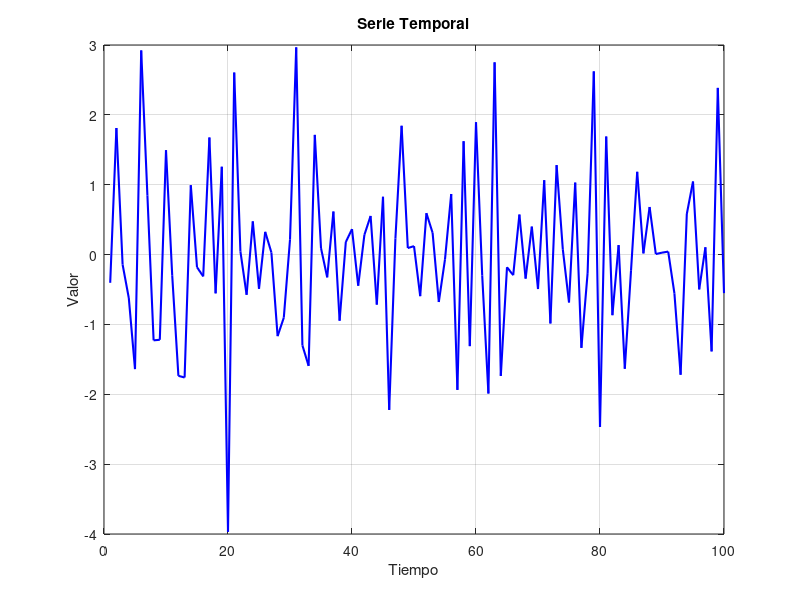

MATLAB code to generate this figure: (Note: this script raises an error after producing the figure.)
%% MA(1): MLE and indirect inference.


% Suppose that the true data generating process (DGP) is:

% x_t = u_t - theta*u_t-1
% where u_t ~iid N(0,1)


% Estimate:
% (1) Directly --> true model's log-lieklihood function 
% or 
% (2) Indirectly --> AR(1) model's log-lieklihood function, 
% 
% and compare the two estimators. For agrid of values of theta ~(-0.9,0.9)

%% Putting SEED:

% Uncheck for Monte Carlo simulation (?):
rng(1234); % Establece la semilla en 1234

%% a) DIRECT ESTIMATION:
% 
% Generate S = 10,000 simulations from the DGP, 
% where T = 100 and estimate theta_hat using TRUE MLE.

T = 100;


% God give me this number:
theta = 0.7;

% true DGP: ( MA(1) with mu = 0 ):
x_t = zeros(T,1);
u_t = zeros(T,1);

    % Set some initial values:
u_t(1) = randn(1);
x_t(1) = randn(1);

for t = 2:T
    
    u_t(t) = randn(1);
    x_t(t) = u_t(t) - theta*u_t(t-1);

end

% PLot result to see if it makes any sense:
plot(x_t, 'b-', 'LineWidth', 1.5)
xlabel('Tiempo')
ylabel('Valor')
title('Serie Temporal')
grid on


%% Minimización

theta_init = 0.5;

options2 = optimoptions('fminunc', 'Algorithm', 'quasi-newton','Display', 'off');
[theta_hat1] = fminunc(@(theta) criterior_function_MA(theta, T, x_t, u_t), theta_init, options2);

% Estimated Value:
% (Due to negative in DGP)
theta_ML = - theta_hat1;




%% b) INDIRECT ESTIMATION:

% Calculate the implied estimate of theta from the AR(1) model 
% (see Digression: 'The other way around' in Computer_lab_I_UA2025.pdf)

% Basically Same as before but for a AR(1):
% This end up being wrong--> we use the indirect estimation extracted from
% the Digression stated before.

%% Minimización
% Prubing that using AR(1) doesnt' work pretty well for estimating theta.
param_init = [0.5,0.5];

options2 = optimoptions('fminunc', 'Algorithm', 'quasi-newton','Display', 'off');
[optimal_hat, fval] = fminunc(@(p) criterior_function_AR(p, T, x_t), param_init, options2);

% Due to negative in DGP:
theta_ML_AR = - optimal_hat(1);
sigma2_ML_AR = optimal_hat(2);




%% c) MONTE CARLO SIMULATION:

% Compute the Monte Carlo mean and standard deviation of the direct
% and indirect estimates.
% plot them as three diFFerent time series in the same figure
% (with the true values of theta on the x-axis). 
% Comment on the results. 
% What happens when you increase the sample length to T = 1000 and 10000?

% Grid of Time periods and Monte Carlo size:

T = [100, 1000, 10000];
S = 10000;

% Grid of thetas:
thetas = -0.9:0.1:0.9;
theta_init = 0.5;

% Direct (MA):
MC_theta_MA = zeros(S,length(thetas),length(T));

% Indirect (AR):
MC_theta_AR = zeros(S,length(thetas),length(T));

% Indirect (theta_tilda):
MC_theta_indirect = zeros(S,length(thetas),length(T));



%% (i) Direct Monte Carlo Simulation:

counter = zeros(1,3);

for i = 1:length(T)

    for s = 1:S
    
        for j = 1:length(thetas)
        
            theta = thetas(j);
        
            x_t = zeros(T(i),1); u_t = zeros(T(i),1);    
            u_t(1) = randn(1); x_t(1) = randn(1);
        
                for t = 2:T(i)    
                    u_t(t) = randn(1);
                    x_t(t) = u_t(t) - theta*u_t(t-1);
                end
        
            options2 = optimoptions('fminunc', 'Algorithm', 'quasi-newton','Display', 'off');
            [theta_hat1, fval] = fminunc(@(theta) criterior_function_MA(theta, T(i), x_t, u_t), theta_init, options2);
        
            theta_ML =  - theta_hat1;
            MC_theta_MA(s,j,i) = theta_ML;
    
        end
        counter(i) = counter(i) + 1;
        disp(counter);
    end

end

%% (ii) Indirect Monte Carlo Simulation (AR estimation):

counter = zeros(1,3);
for i = 1:length(T)

    for s = 1:S
    
        for j = 1:length(thetas)
        
            theta = thetas(j);
        
            x_t = zeros(T(i),1); u_t = zeros(T(i),1);    
            u_t(1) = randn(1); x_t(1) = randn(1);
        
                for t = 2:T(i)    
                    u_t(t) = randn(1);
                    x_t(t) = u_t(t) - theta*u_t(t-1);
                end
        
            options2 = optimoptions('fminunc', 'Algorithm', 'quasi-newton','Display', 'off');
            [theta_hat2, fval] = fminunc(@(theta) criterior_function_AR1(theta, T(i), x_t), theta_init, options2);
        
            theta_ML2 =  - theta_hat2;
            MC_theta_AR(s,j,i) = theta_ML2;        
    
        end
        counter(i) = counter(i) + 1;
        disp(counter);
    end
end

%% (iii) Direct Monte Carlo Simulation (MA indirect estimation):

counter = zeros(1,3);
for i = 1:length(T)

    for s = 1:S
    
        for j = 1:length(thetas)
        
            theta = thetas(j);
        
            x_t = zeros(T(i),1); u_t = zeros(T(i),1);    
            u_t(1) = randn(1); x_t(1) = randn(1);
        
                for t = 2:T(i)    
                    u_t(t) = randn(1);
                    x_t(t) = u_t(t) - theta*u_t(t-1);
                end
        
            theta_indirect = indirect_MA(x_t);
        
            
            MC_theta_indirect(s,j,i) = - theta_indirect;        
    
        end
        counter(i) = counter(i) + 1;
        disp(counter);
    end
end


%% Computing mean and SD of MC estimators and plotting it:

% MA:
MA_est = mean(MC_theta_MA);
MA_SD_est = std(MC_theta_MA);
% AR:
AR_est = mean(MC_theta_AR);
AR_SD_est = std(MC_theta_AR);
% inidrect MA:
MA_indi = mean(MC_theta_indirect);
MA_SD_indi = std(MC_theta_indirect);

%% Plot results1:

x = thetas;

figure(1)
% ----------------------------------------------
subplot(3,2,1); % T = 100;  MA1 vs AR1 (MEAN)
plot(x, MA_est(:,:,1) , 'r', 'LineWidth', 2);
hold on;
plot(x, AR_est(:,:,1) , 'b', 'LineWidth', 2);
plot(x, x , 'g--','LineWidth', 2);
hold off;
title('T = 100'); xlabel('true \theta'); ylabel('estimated mean(\theta)');
legend('MA \theta', 'AR \theta', 'true \theta');
grid on;

subplot(3,2,2); % T = 100; MA1 vs AR1 (SD)
plot(x, MA_SD_est(:,:,1), 'r', 'LineWidth', 2);
hold on;
plot(x, AR_SD_est(:,:,1), 'b', 'LineWidth', 2);
hold off;
title('T = 100'); xlabel('true \theta'); ylabel('estimated SD(\theta)');
legend('MA \theta', 'AR \theta');
grid on;

% ----------------------------------------------
subplot(3,2,3); % T = 1000; MA1 vs AR1 (MEAN)
plot(x, MA_est(:,:,2), 'r', 'LineWidth', 2);
hold on;
plot(x, AR_est(:,:,2), 'b', 'LineWidth', 2);
plot(x, x , 'g--','LineWidth', 2);
hold off;
title('T = 1000'); xlabel('true \theta'); ylabel('estimated mean(\theta)');
grid on;

subplot(3,2,4);  % T = 1000; MA1 vs AR1 (SD)
plot(x, MA_SD_est(:,:,2), 'r', 'LineWidth', 2);
hold on;
plot(x, AR_SD_est(:,:,2), 'b', 'LineWidth', 2);
hold off;
title('T = 1000'); xlabel('true \theta'); ylabel('estimated SD(\theta)');
grid on;

% ----------------------------------------------
subplot(3,2,5);  % T = 10000; MA1 vs AR1 (MEAN)
plot(x, MA_est(:,:,3), 'r', 'LineWidth', 2);
hold on;
plot(x, AR_est(:,:,3), 'b', 'LineWidth', 2);
plot(x, x , 'g--','LineWidth', 2);
hold off;
title('T = 10000'); xlabel('true \theta'); ylabel('estimated mean(\theta)');
grid on;

subplot(3,2,6);  % T = 10000; MA1 vs AR1 (SD)
plot(x, MA_SD_est(:,:,3), 'r', 'LineWidth', 2);
hold on;
plot(x, AR_SD_est(:,:,3), 'b', 'LineWidth', 2);
hold off;
title('T = 10000'); xlabel('true \theta'); ylabel('estimated SD(\theta)');
grid on;

% Adjust general title
sgtitle('MA1 vs AR1: Misspecifications Consequences');


%% Plot results2:

x = thetas;

figure(2)
% ----------------------------------------------
subplot(3,2,1); % T = 100;  MA1 vs MA1 indi (MEAN)
plot(x, MA_est(:,:,1) , 'r', 'LineWidth', 2);
hold on;
plot(x, MA_indi(:,:,1) , 'b', 'LineWidth', 2);
plot(x, x , 'g--','LineWidth', 2);
hold off;
title('T = 100'); xlabel('true \theta'); ylabel('estimated mean(\theta)');
legend('MA \theta', 'MA indi.\theta', 'true \theta');
grid on;

subplot(3,2,2); % T = 100; MA1 vs MA1 indi (SD)
plot(x, MA_SD_est(:,:,1), 'r', 'LineWidth', 2);
hold on;
plot(x, MA_SD_indi(:,:,1), 'b', 'LineWidth', 2);
hold off;
title('T = 100'); xlabel('true \theta'); ylabel('estimated SD(\theta)');
legend('MA \theta', 'MA indi. \theta');
grid on;

% ----------------------------------------------
subplot(3,2,3); % T = 1000; MA1 vs AR1 (MEAN)
plot(x, MA_est(:,:,2), 'r', 'LineWidth', 2);
hold on;
plot(x, MA_indi(:,:,2), 'b', 'LineWidth', 2);
plot(x, x , 'g--','LineWidth', 2);
hold off;
title('T = 1000'); xlabel('true \theta'); ylabel('estimated mean(\theta)');
grid on;

subplot(3,2,4);  % T = 1000; MA1 vs AR1 (SD)
plot(x, MA_SD_est(:,:,2), 'r', 'LineWidth', 2);
hold on;
plot(x, MA_SD_indi(:,:,2), 'b', 'LineWidth', 2);
hold off;
title('T = 1000'); xlabel('true \theta'); ylabel('estimated SD(\theta)');
grid on;

% ----------------------------------------------
subplot(3,2,5);  % T = 10000; MA1 vs AR1 (MEAN)
plot(x, MA_indi(:,:,3), 'r', 'LineWidth', 2);
hold on;
plot(x, MA_indi(:,:,3), 'b', 'LineWidth', 2);
plot(x, x , 'g--','LineWidth', 2);
hold off;
title('T = 10000'); xlabel('true \theta'); ylabel('estimated mean(\theta)');
grid on;

subplot(3,2,6);  % T = 10000; MA1 vs AR1 (SD)
plot(x, MA_SD_est(:,:,3), 'r', 'LineWidth', 2);
hold on;
plot(x, MA_SD_indi(:,:,3), 'b', 'LineWidth', 2);
hold off;
title('T = 10000'); xlabel('true \theta'); ylabel('estimated SD(\theta)');
grid on;

% Adjust general title
sgtitle('MA1: Direct vs. Implied estimation');

%% Functions:


% Vamos a hacer el estimador que utilizas en el Implied Computer LAb

function [indirect_est] = indirect_MA(x_t)
    T = length(x_t);
    
    % Calcular sumatorias
    sum1 = zeros(T,2);
    for t = 2:T
        sum1(t,1) = x_t(t) * x_t(t-1);
        sum1(t,2) = x_t(t-1)^2;
    end

    % Calcular rho_til sin signo negativo
    rho_til = sum(sum1(:,1)) / sum(sum1(:,2));

    % Aplicar la función de estimación según la ecuación en la imagen
    if rho_til < -1/2
        indirect_est = -1;
    elseif rho_til >= -1/2 && rho_til <= 0
        indirect_est = (1/(2*rho_til)) + sqrt((1/(2*rho_til)^2) - 1);
    elseif rho_til > 0 && rho_til <= 1/2
        indirect_est = (1/(2*rho_til)) - sqrt((1/(2*rho_til)^2) - 1);
    else
        indirect_est = 1;
    end
end


%--------------------------------------------------------------------------
% Function to maximice: (We are using MA Conditional log Likelihood)
%--------------------------------------------------------------------------
function [criterior_fun] = criterior_function_MA(theta_ML,T,x_t,u_t)

    sigma2 = 1; % This we know.    
    
        % This generates de sumation part of the LF:
    eslavon = zeros(T,1);
    for t = 2:T
        eslavon(t) = ((x_t(t) - theta_ML*u_t(t-1))^2)/(2*sigma2);
    end
    sumation = sum(eslavon);
        % Actual LF:
    Likelihood = -((T)/2)*log(2*pi) - ((T)/2)*log(sigma2) - sumation;

    criterior_fun = - Likelihood;

end

%--------------------------------------------------------------------------

% Function to maximice (AR log likelihood): b)
%--------------------------------------------------------------------------

function [criterior_fun] = criterior_function_AR(param_values,T,x_t)

phi = param_values(1);
sigma2 = param_values(2);

c = 0; % we assume no constant value.


    % Formula Portions:
    term1 = -(T/2) * log(2*pi);
    term2 = -(T/2) * log(sigma2);
    term3 = (1/2) * log(1 - phi^2);
    term4 = - ((x_t(1) - (c / (1 - phi)))^2) / ((2 * sigma2) / (1 - phi^2));
    
            % This generates de sumation part of the LF:
    eslavon = zeros(T,1);
        for t = 2:T
            eslavon(t) = ((x_t(t) - c - phi*x_t(t-1))^2)/(2*sigma2);
        end
    sumation = sum(eslavon);
    
    
    % Final Value
    Likelihood = term1 + term2 + term3 + term4 - sumation;

    criterior_fun = -Likelihood;
end

%--------------------------------------------------------------------------

% Function to maximice (AR log likelihood): c)
%--------------------------------------------------------------------------

% For part c) we slightly modify the Likelihood to set sigma2 = 1
% as we perfectly estimated in part b)


function [criterior_fun] = criterior_function_AR1(theta_ML,T,x_t)

phi = theta_ML;
sigma2 = 1;

c = 0; % we assume no constant value.


    % Formula Portions:
    term1 = -(T/2) * log(2*pi);
    term2 = -(T/2) * log(sigma2);
    term3 = (1/2) * log(1 - phi^2);
    term4 = - ((x_t(1) - (c / (1 - phi)))^2) / ((2 * sigma2) / (1 - phi^2));
    
            % This generates de sumation part of the LF:
    eslavon = zeros(T,1);
        for t = 2:T
            eslavon(t) = ((x_t(t) - c - phi*x_t(t-1))^2)/(2*sigma2);
        end
    sumation = sum(eslavon);
    
    
    % Final Value
    Likelihood = term1 + term2 + term3 + term4 - sumation;

    criterior_fun = -Likelihood;
end

%--------------------------------------------------------------------------




